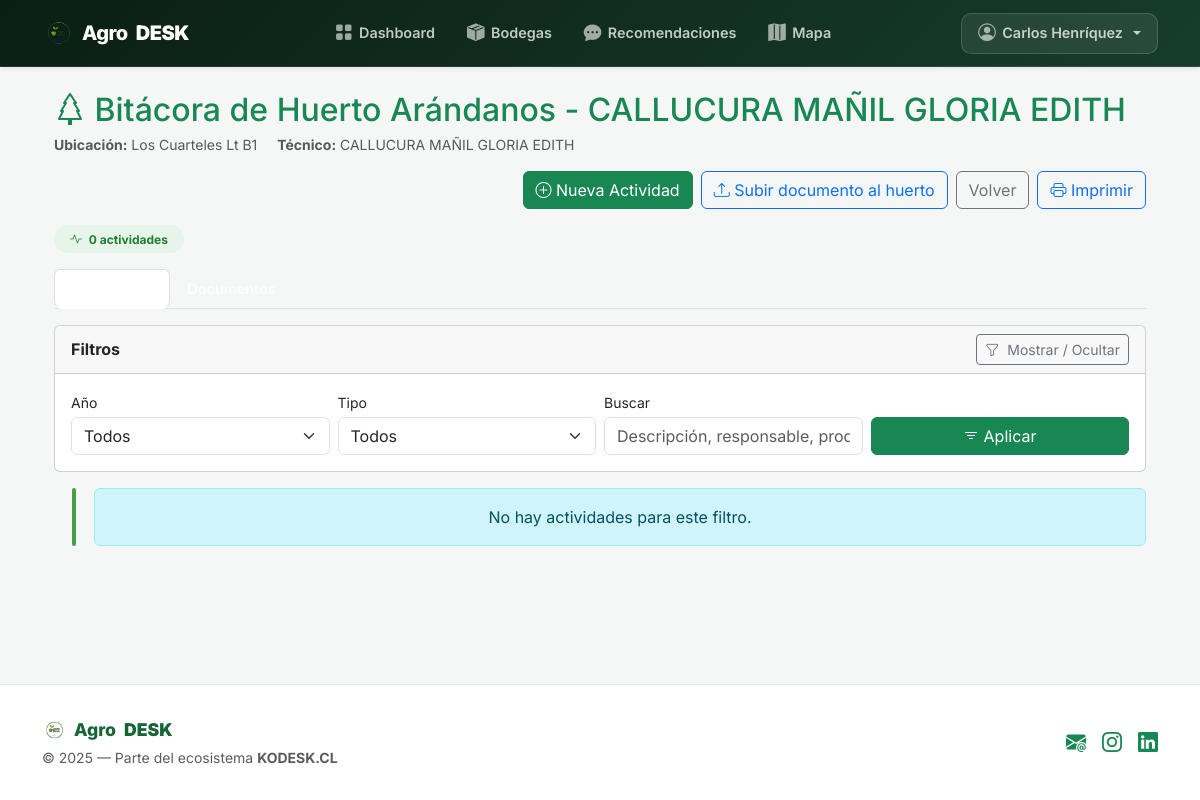
/admin/huerto/60/bitacora (signed in), run on the app's committed database.
### app/models.py (models this page shows, shortened)
@declarative_mixin
class TenantMixin:
    @declared_attr
    def empresa_id(cls):
        return db.Column(db.Integer, db.ForeignKey("empresas.id"), nullable=False, index=True)

class User(db.Model, UserMixin, TenantMixin):
    __tablename__ = "users"
    id = db.Column(db.Integer, primary_key=True)
    name = db.Column(db.String(100), nullable=False)
    email = db.Column(db.String(150), nullable=False, index=True)
    telefono = db.Column(db.String(20))  # Nuevo campo de teléfono
    password = db.Column(db.String(200), nullable=False)
    role = db.Column(db.String(20), nullable=False, index=True)  # "admin" | "tecnico"
    created_by = db.Column(db.Integer, db.ForeignKey("users.id"))
    __table_args__ = (
        UniqueConstraint("empresa_id", "email", name="uq_user_email_empresa"),
    )
    creador = db.relationship("User", remote_side=[id], backref="tecnicos_creados")
    huertos_asignados = db.relationship("Huerto", back_populates="responsable", lazy=True)
    bodegas_asignadas = db.relationship(
        "Bodega",
        secondary=tecnico_bodega,
        back_populates="tecnicos_asignados",
        lazy="dynamic",
    )

class Huerto(db.Model, TenantMixin):
    __tablename__ = "huertos"
    id = db.Column(db.Integer, primary_key=True)
    nombre = db.Column(db.String(120), nullable=False)
    ubicacion = db.Column(db.String(200))
    superficie_ha = db.Column(db.Float)
    tipo_cultivo = db.Column(db.String(120))
    fecha_siembra = db.Column(db.Date)
    propietario = db.Column(db.String(120))
    rut = db.Column(db.String(20))
    codigo_productor = db.Column(db.String(50))
    localidad = db.Column(db.String(100))
    comuna = db.Column(db.String(100))
    provincia = db.Column(db.String(100))
    region = db.Column(db.String(100))
    distrito_agroclimatico = db.Column(db.String(100))
    telefono = db.Column(db.String(20))
    administrador = db.Column(db.String(120))
    encargado_huerto = db.Column(db.String(120))
    direccion = db.Column(db.String(250))
    empresas = db.Column(db.Text)  # Opcional - múltiples empresas separadas por coma
    exportadoras = db.Column(db.Text)  # Opcional - múltiples exportadoras separadas por coma
    responsable_id = db.Column(db.Integer, db.ForeignKey("users.id"))
    responsable = db.relationship("User", back_populates="huertos_asignados")
    center_lat = db.Column(Float)
    center_lng = db.Column(Float)
    bounds_geojson = db.Column(Text)
    bodegas = db.relationship("Bodega", back_populates="huerto", lazy=True)
    actividades_huerto = db.relationship(
        "ActividadHuerto", back_populates="huerto", cascade="all, delete-orphan", lazy=True
    )
    parcelas = db.relationship("Parcela", back_populates="huerto", cascade="all, delete-orphan", lazy=True)
    actividades_geo = db.relationship("ActividadCampo", back_populates="huerto", cascade="all, delete-orphan", lazy=True)

### app/routes/admin.py (the view)
@admin_bp.route("/huerto/<int:huerto_id>/bitacora")
@login_required
@admin_required
def bitacora_huerto(huerto_id):
    huerto = (
        Huerto.query.filter_by(id=huerto_id, empresa_id=current_user.empresa_id)
        .join(User, Huerto.responsable_id == User.id)
        .filter((Huerto.responsable_id.is_(None)) | (User.created_by == current_user.id))
        .first_or_404()
    )
    anio_seleccionado = request.args.get("anio", type=int)
    tipo_seleccionado = request.args.get("tipo", default=None, type=str)
    q = ActividadHuerto.query.filter_by(huerto_id=huerto.id)
    if anio_seleccionado:
        q = q.filter(extract("year", ActividadHuerto.fecha) == anio_seleccionado)
    if tipo_seleccionado:
        q = q.filter(ActividadHuerto.tipo == tipo_seleccionado)
    actividades = q.order_by(ActividadHuerto.fecha.desc()).all()
    anios = (
        db.session.query(extract("year", ActividadHuerto.fecha))
        .filter(ActividadHuerto.huerto_id == huerto.id)
        .distinct()
        .all()
    )
    lista_anios = sorted({int(a[0]) for a in anios}, reverse=True)
    return render_template(
        "admin/bitacora_huerto.html",
        huerto=huerto,
        actividades=actividades,
        lista_anios=lista_anios,
        anio_seleccionado=anio_seleccionado,
        tipo_seleccionado=tipo_seleccionado,
    )

### app/routes/admin.py (called while the page is built)
def admin_required(f):
    @wraps(f)
    def decorated(*args, **kwargs):
        if not current_user.is_authenticated or current_user.role != "admin":
            flash("Acceso solo permitido a administradores.", "danger")
            return redirect(url_for("auth.login"))
        return f(*args, **kwargs)
    return decorated

@admin_bp.app_context_processor
def inject_timeline_utils():
    def tipo_color(tipo):
        return {
            "fertilizacion": "bg-fertilizacion",
            "riego": "bg-riego",
            "poda": "bg-poda",
            "cosecha": "bg-cosecha",
            "control_plagas": "bg-control_plagas",
            "otra": "bg-otra",
        }.get(tipo, "bg-otra")
    def tipo_icono(tipo):
        return {
            "fertilizacion": "bi-droplet-half",
            "riego": "bi-water",
            "poda": "bi-scissors",
            "cosecha": "bi-basket",
            "control_plagas": "bi-bug",
            "otra": "bi-gear",
        }.get(tipo, "bi-gear")
    return dict(tipo_color=tipo_color, tipo_icono=tipo_icono)

### app/templates/admin/bitacora_huerto.html (shortened to what this page needs)
{% extends "base.html" %}
{% block content %}
<div class="container py-4">
  <div class="d-flex flex-wrap align-items-center gap-3 mb-3">
    <div>
      <h2 class="mb-1 text-success"><i class="bi bi-tree"></i> Bitácora de {{ huerto.nombre }}</h2>
      <div class="text-muted small">
        <span class="me-3"><strong>Ubicación:</strong> {{ huerto.ubicacion or "—" }}</span>
        <span><strong>Técnico:</strong> {{ huerto.responsable.name if huerto.responsable else "Sin asignar" }}</span>
      </div>
    </div>
    <div class="ms-auto d-flex flex-wrap gap-2">
      <a href="{{ url_for('admin.registrar_actividad_huerto', huerto_id=huerto.id) }}" class="btn btn-success">
        <i class="bi bi-plus-circle"></i> Nueva Actividad
      </a>
      {% if current_user.is_authenticated and current_user.role == 'admin' %}
      <a
        href="{{ url_for('docs.admin_panel', huerto_id=huerto.id, next=request.full_path) }}"
        class="btn btn-outline-primary"
        title="Subir documento asociado a este huerto"
      >
        <i class="bi bi-upload"></i> Subir documento al huerto
      </a>
      {% endif %}
      <a href="{{ url_for('admin.admin_dashboard') }}" class="btn btn-outline-secondary">Volver</a>
      <button onclick="window.print()" class="btn btn-outline-primary">
        <i class="bi bi-printer"></i> Imprimir
      </button>
    </div>
  </div>
  <div class="d-flex flex-wrap align-items-center gap-2 mb-3">
    <span class="badge rounded-pill bg-success-subtle text-success-emphasis px-3 py-2">
      <i class="bi bi-activity me-1"></i> {{ actividades|length }} actividades
    </span>
    {% set tipos = {
      'control_plagas':'bi-bug', 'poda':'bi-scissors',
      'riego':'bi-droplet', 'fertilizacion':'bi-bezier',
      'cosecha':'bi-basket3', 'otra':'bi-plus-lg'
    } %}
  </div>
  <ul class="nav nav-tabs no-print" id="bitacoraTabs" role="tablist">
    <li class="nav-item" role="presentation">
      <button class="nav-link active" id="tab-acts" data-bs-toggle="tab" data-bs-target="#pane-acts" type="button" role="tab">
      </button>
    </li>
    <li class="nav-item" role="presentation">
      <button class="nav-link" id="tab-docs" data-bs-toggle="tab" data-bs-target="#pane-docs" type="button" role="tab">
      </button>
    </li>
  </ul>
  <div class="tab-content">
    <div class="tab-pane fade show active" id="pane-acts" role="tabpanel" aria-labelledby="tab-acts">
      <div class="card my-3 no-print">
        <div class="card-header py-2 d-flex justify-content-between align-items-center">
          <strong>Filtros</strong>
          <button class="btn btn-sm btn-outline-secondary" type="button" data-bs-toggle="collapse" data-bs-target="#filtersCollapse">
            <i class="bi bi-funnel me-1"></i> Mostrar / Ocultar
          </button>
        </div>
        <div class="collapse show" id="filtersCollapse">
          <div class="card-body">
            <form method="get" class="row g-2">
              <div class="col-md-3">
                <label class="form-label small mb-1">Año</label>
                <select name="anio" class="form-select">
                  <option value="">Todos</option>
                </select>
              </div>
              <div class="col-md-3">
                <label class="form-label small mb-1">Tipo</label>
                <select name="tipo" class="form-select">
                  <option value="">Todos</option>
                </select>
              </div>
              <div class="col-md-3">
                <label class="form-label small mb-1">Buscar</label>
                <input class="form-control" type="text" name="q" value="{{ request.args.get('q','') }}" placeholder="Descripción, responsable, producto…">
              </div>
              <div class="col-md-3 d-flex align-items-end">
                <button class="btn btn-success w-100" type="submit"><i class="bi bi-filter"></i> Aplicar</button>
              </div>
            </form>
          </div>
        </div>
      </div>
      <div class="timeline-pro position-relative">
        {% for act in actividades %}
        <div class="timeline-item mb-4">
          <div class="timeline-dot {{ tipo_color(act.tipo) }}">
            <i class="bi {{ tipo_icono(act.tipo) }}"></i>
          </div>
          <div class="timeline-content card shadow-sm border-0">
            <div class="card-header d-flex justify-content-between align-items-center py-2 px-3">
              <span class="fw-bold text-capitalize">{{ act.tipo|replace("_", " ") }}</span>
              <span class="text-muted"><i class="bi bi-calendar-event"></i> {{ act.fecha.strftime('%d-%m-%Y') }}</span>
            </div>
            <div class="card-body py-2 px-3">
              <p class="mb-2">{{ act.descripcion }}</p>
              <small class="text-muted d-block mb-1">
                Responsable: {{ act.responsable }}
              </small>
              <div class="d-flex flex-wrap gap-2">
                {% if act.producto %}<span class="badge bg-light text-dark">{{ act.producto }}</span>{% endif %}
                {% if act.plaga %}<span class="badge bg-light text-dark">{{ act.plaga }}</span>{% endif %}
                {% if act.resultado %}<span class="badge bg-info">{{ act.resultado }}</span>{% endif %}
              </div>
            </div>
          </div>
        </div>
        {% else %}
          <div class="alert alert-info text-center">No hay actividades para este filtro.</div>
        {% endfor %}
        <div class="timeline-line"></div>
      </div>
    </div>
  </div>
</div>
{% endblock %}

### app/templates/base.html (shortened to what this page needs)
<!DOCTYPE html>
<html lang="es">
<head>
  <link href="https://cdn.jsdelivr.net/npm/bootstrap@5.3.0/dist/css/bootstrap.min.css" rel="stylesheet">
  <link href="https://cdn.jsdelivr.net/npm/bootstrap-icons@1.11.3/font/bootstrap-icons.css" rel="stylesheet">
  <link rel="stylesheet" href="https://cdn.datatables.net/1.13.4/css/dataTables.bootstrap5.min.css">
  <link rel="stylesheet" href="https://unpkg.com/leaflet@1.9.4/dist/leaflet.css"/>
  <link rel="stylesheet" href="https://unpkg.com/leaflet-draw@1.0.4/dist/leaflet.draw.css"/>
</head>
<body>
<nav class="navbar navbar-expand-lg navbar-agro sticky-top shadow-sm">
  <div class="container">
    <a class="navbar-brand" href="{{ url_for('main.index') }}">
      <img src="{{ url_for('static', filename='img/logoagrodesk.svg') }}" alt="AgroDesk Logo" style="width: 32px; height: 32px; object-fit: contain;">
      Agro<b>DESK</b>
    </a>
    <div class="collapse navbar-collapse" id="navbarNav">
      <ul class="navbar-nav mx-auto">
        {% if current_user.is_authenticated %}
          {% if current_user.role == 'admin' %}
            <li class="nav-item"><a class="nav-link" href="{{ url_for('admin.admin_dashboard') }}"><i class="bi bi-grid-fill"></i> Dashboard</a></li>
            <li class="nav-item"><a class="nav-link" href="{{ url_for('admin.listar_bodegas') }}"><i class="bi bi-box-seam-fill"></i> Bodegas</a></li>
            <li class="nav-item"><a class="nav-link" href="{{ url_for('admin.recomendar') }}"><i class="bi bi-chat-dots-fill"></i> Recomendaciones</a></li>
            <li class="nav-item"><a class="nav-link" href="{{ url_for('geo.mapa') }}"><i class="bi bi-map-fill"></i> Mapa</a></li>
          {% endif %}
        {% endif %}
      </ul>
      <ul class="navbar-nav align-items-center">
        {% if current_user.is_authenticated %}
          <li class="nav-item dropdown user-dropdown">
            <a class="nav-link dropdown-toggle" href="#" id="navbarUser" data-bs-toggle="dropdown">
              <i class="bi bi-person-circle"></i> {{ current_user.name }}
            </a>
          </li>
        {% else %}
          <li class="nav-item">
            <a class="nav-link" href="{{ url_for('auth.login') }}"><i class="bi bi-box-arrow-in-right"></i> Iniciar sesión</a>
          </li>
        {% endif %}
      </ul>
    </div>
  </div>
</nav>
<main class="flex-grow-1">
  <div class="container">
    {% block content %}{% endblock %}
  </div>
</main>
<footer class="mt-auto">
  <div class="container">
    <div class="d-flex flex-column flex-md-row justify-content-between align-items-center">
      <div class="mb-3 mb-md-0">
        <a href="{{ url_for('main.index') }}" class="footer-brand d-flex align-items-center gap-2">
          <img src="{{ url_for('static', filename='img/logoagrodesk.svg') }}" alt="Logo" style="width: 24px; height: 24px;">
          Agro<b>DESK</b>
        </a>
        <div class="small text-muted mt-1">
          &copy; {{ current_year or "2025" }} — Parte del ecosistema <strong>KODESK.CL</strong>
        </div>
      </div>
      <div class="d-flex gap-3">
        <a href="mailto:contacto@agrosmart.cl" class="text-success fs-5" title="Contáctanos">
          <i class="bi bi-envelope-at-fill"></i>
        </a>
        <a href="https://www.instagram.com/" target="_blank" class="text-success fs-5" title="Instagram">
          <i class="bi bi-instagram"></i>
        </a>
        <a href="https://www.linkedin.com/" target="_blank" class="text-success fs-5" title="LinkedIn">
          <i class="bi bi-linkedin"></i>
        </a>
      </div>
    </div>
  </div>
</footer>
</body>
</html>

### app/templates/base.html (style rules this page uses)
.bg-success-subtle { background:#e6f4ea !important; color:#1e7e34 !important; }
.text-success-emphasis { color:#1e7e34 !important; }
.card { transition: transform .15s ease-in-out; }
html, body { height: 100%; font-family: 'Inter', sans-serif; }
body { background: #f4f7f5; min-height: 100vh; display: flex; flex-direction: column; }
main { flex: 1 0 auto; }
.navbar-agro { background: linear-gradient(135deg, #0b1e14 0%, #163d2b 100%); border-bottom: 1px solid rgba(255,255,255,0.1); backdrop-filter: blur(10px); padding: 0.75rem 0; box-shadow: 0 4px 20px rgba(0,0,0,0.15); }
.navbar-brand { font-weight: 800; font-size: 1.25rem; letter-spacing: -0.5px; display: flex; align-items: center; gap: 0.5rem; color: #fff !important; }
.nav-link { color: rgba(255,255,255,0.75) !important; font-weight: 600; font-size: 0.9rem; padding: 0.5rem 1rem !important; border-radius: 8px; transition: all 0.2s ease; display: flex; align-items: center; gap: 0.4rem; }
.nav-link:hover, .nav-link.active { color: #fff !important; background: rgba(255,255,255,0.1); }
.nav-link i { font-size: 1.1rem; opacity: 0.8; }
.user-dropdown .dropdown-toggle { background: rgba(255,255,255,0.08); border: 1px solid rgba(255,255,255,0.15); border-radius: 10px; padding: 0.4rem 1rem !important; }
footer { flex-shrink: 0; background: #fff; border-top: 1px solid #e5e7eb; color: #6b7280; padding: 2rem 0; }
.footer-brand { color: #166534; font-weight: 800; font-size: 1.1rem; text-decoration: none; }

### app/templates/admin/bitacora_huerto.html (style rules this page uses)
.timeline-pro { position: relative; padding-left: 2.5rem; }
.timeline-line { position: absolute; top: 0; left: 18px; width: 4px; height: 100%; background: #43a047; z-index: 0; border-radius: 2px; }

### data on the page
User: name "Carlos Henríquez"
Huerto: nombre "Huerto Arándanos - CALLUCURA MAÑIL GLORIA EDITH", ubicacion "Los Cuarteles Lt B1"
User: responsable "CALLUCURA MAÑIL GLORIA EDITH"

### other printed values
{{ actividades|length }} "0"
{{ current_year or "2025" }} "2025"
